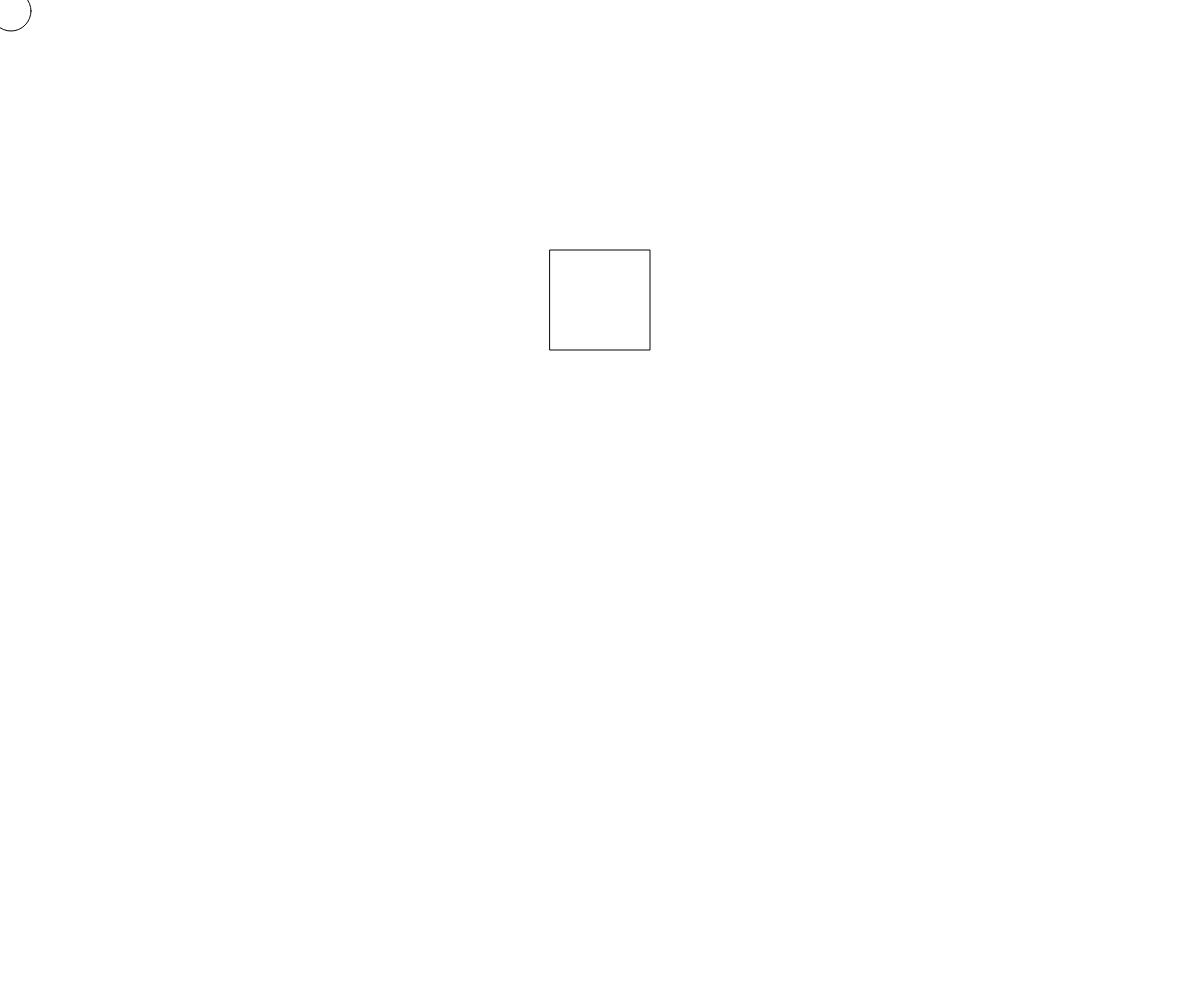
Frame 1 (no input)
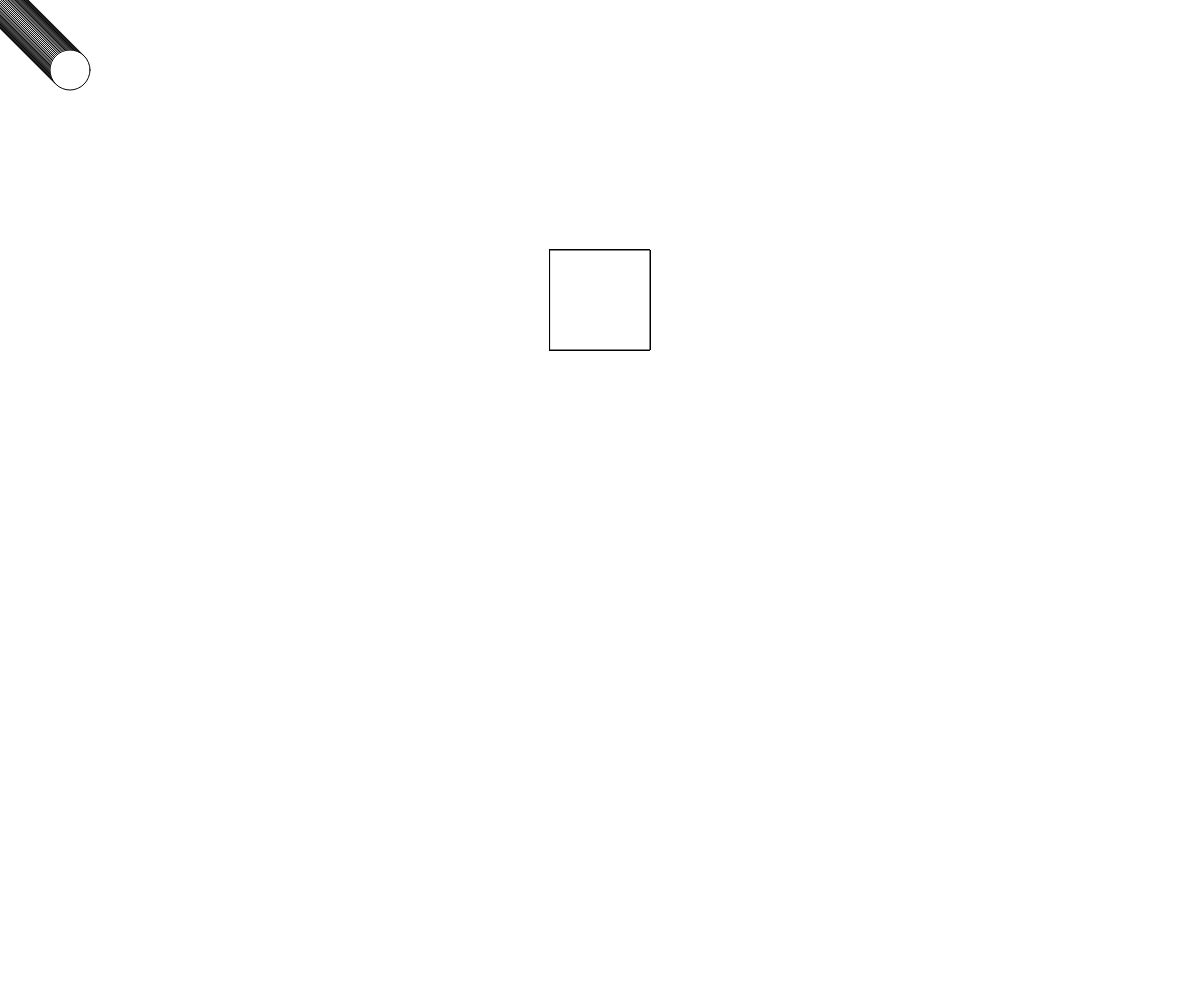
Frame 60 (no input)
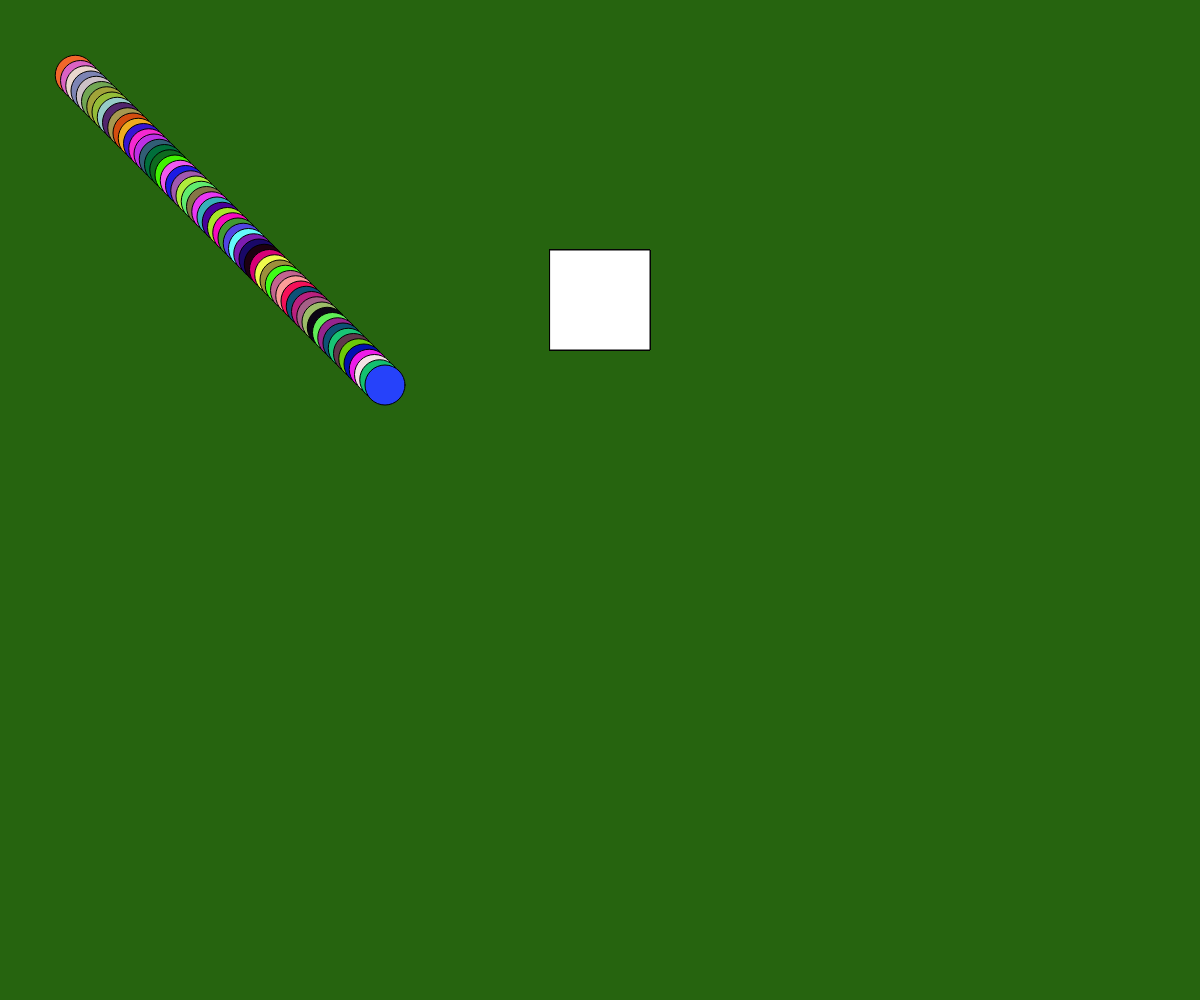
Frame 120 (the mouse pressed at the canvas centre since frame 60)

The p5.js sketch that drew these frames (run headless with seeded random() and noise() and a simulated clock; from frame 60 on, the mouse is pressed at the canvas centre):

// p5.js sketch
// ── sketch.js

//declaring the ball object
var ball = {};
ball.width = 40;
ball.x = 10;
ball.y = 10;
ball.delta_x = 1;
ball.delta_y = 1;
ball.scale_x = 1;
ball.scale_y = 1;
//declaring a color object
var col ={
  r:0,
  g:0,
  b:0
};


//declaring the setup function and creating a white canvas the size of the window
function setup() {
    createCanvas(windowWidth, windowHeight);
    background(255);


}
//ending the setup function

//declaring the draw function
function draw() {


    ball.x += ball.delta_x * ball.scale_x;
    ball.y += ball.delta_y * ball.scale_y;


    if (ball.x >= width || ball.x <= 0) {
        ball.delta_x = -1 * ball.delta_x;
    }
    if (ball.y >= height || ball.y <= 0) {
        ball.delta_y = -1 * ball.delta_y;
    }
//defining the color variables
    col.r = random( 0, 255);
    col.g = random( 0, 255);
    col.b = random( 0, 255);
//creating a sandbox for when the mouse is pressed.
//the color of the ball will change randomly while the mouse is held and then go back to white
    push();
    if (mouseIsPressed){
      fill(col.r, col.g, col.b)}else{
    fill(255)}
    ellipse(ball.x, ball.y, ball.width, ball.width);
    pop();
//ending the random fill sandbox
//creating my button sandbox
    push();
    noFill();
    stroke(4);
    if( (mouseX >= 550) && (mouseX <= 650) && (mouseY >= 250) && (mouseY <= 350)){
      fill('blue');}else{
        fill('255');
      }
    rectMode(CENTER);
    rect( 600, 300, 100, 100);
    pop();
//ending the button sandbox



}
//ending the draw function
//calling the mousepressed function
function mousePressed() {
//this will change the angle and speed that the ball bounces
    push();
    ball.scale_x = map(mouseX, 0, width, 0.5, 10);
    ball.scale_y = map(mouseY, 0, height, 0.5, 10);
    pop();
//this will change the background to a random color
    push();
    background(col.r, col.g, col.b);
    pop();
//this will reset the background to white if the button is clicked
    push();
    if((mouseX >= 550) && (mouseX <= 650) && (mouseY >= 250) && (mouseY <= 350)){
      background(255);
    }
}
//ending the mousepressed function
